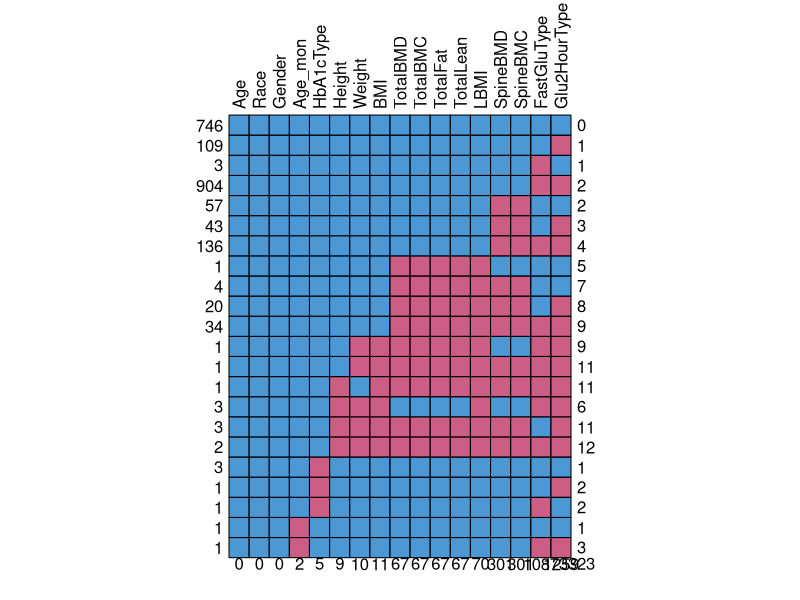
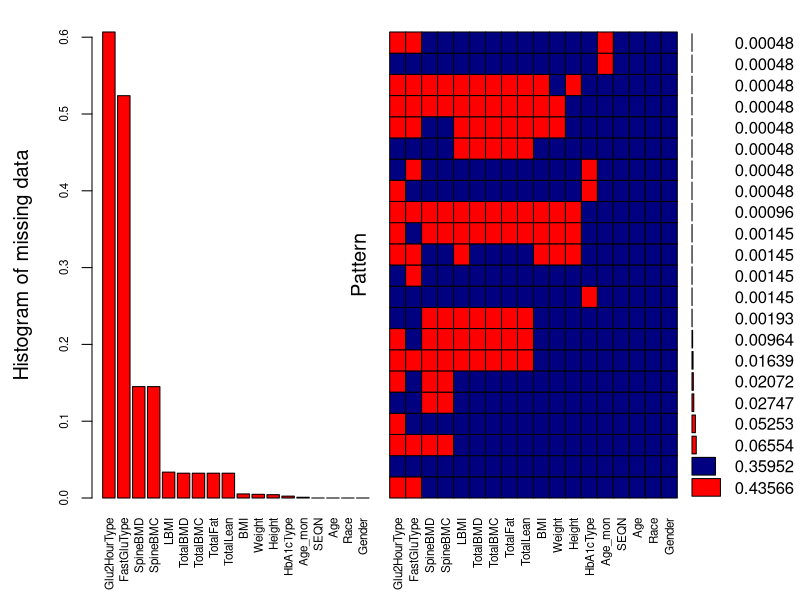
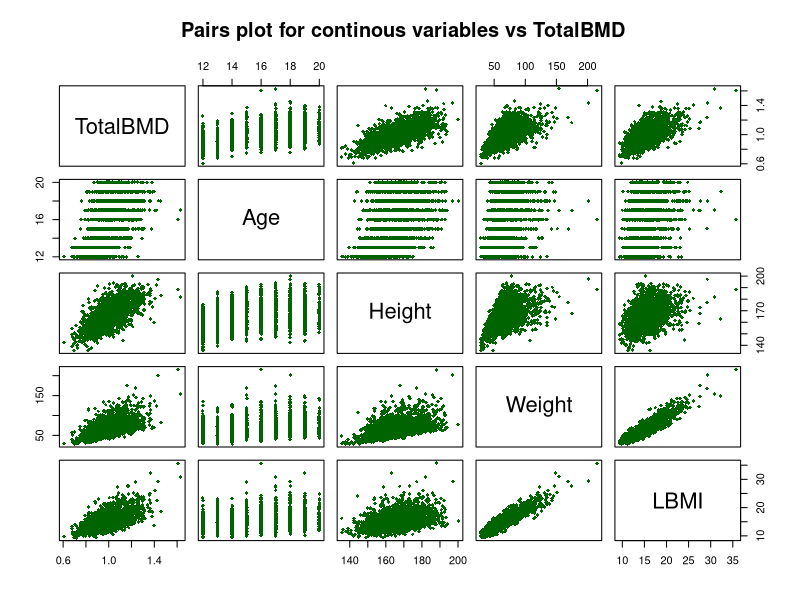
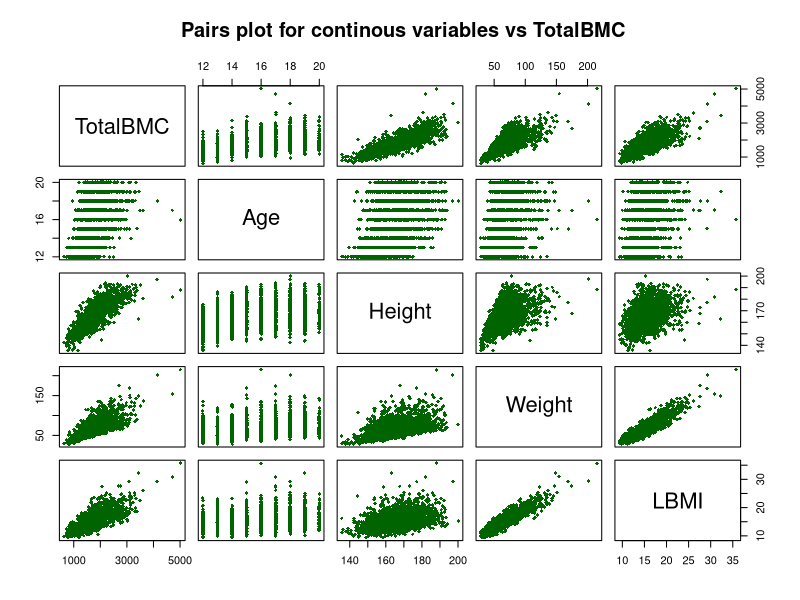
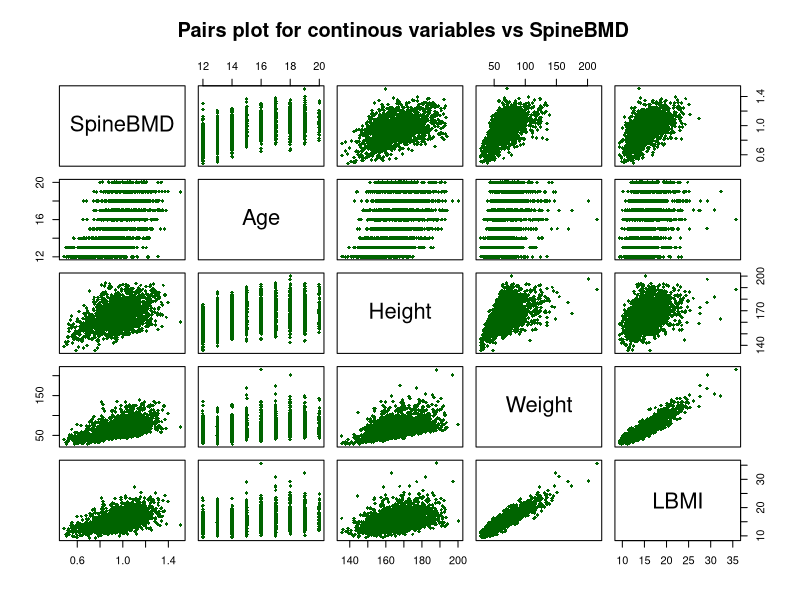
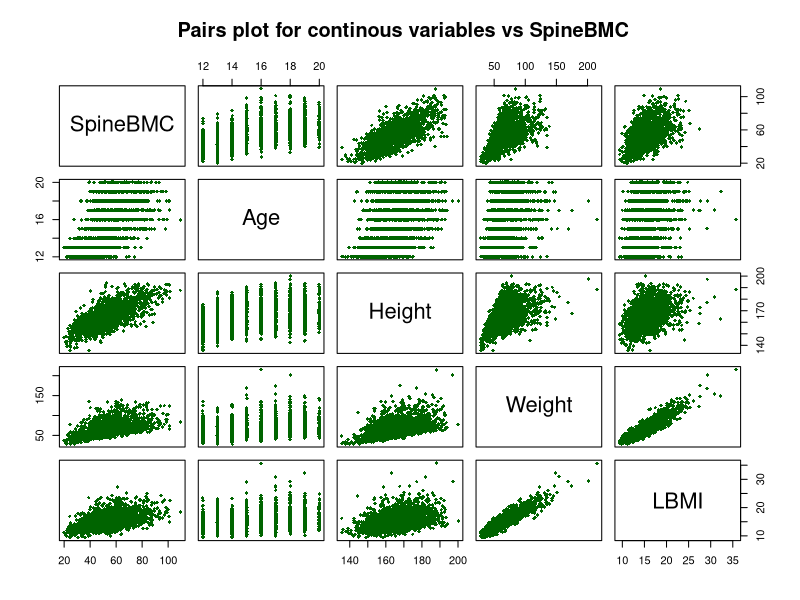
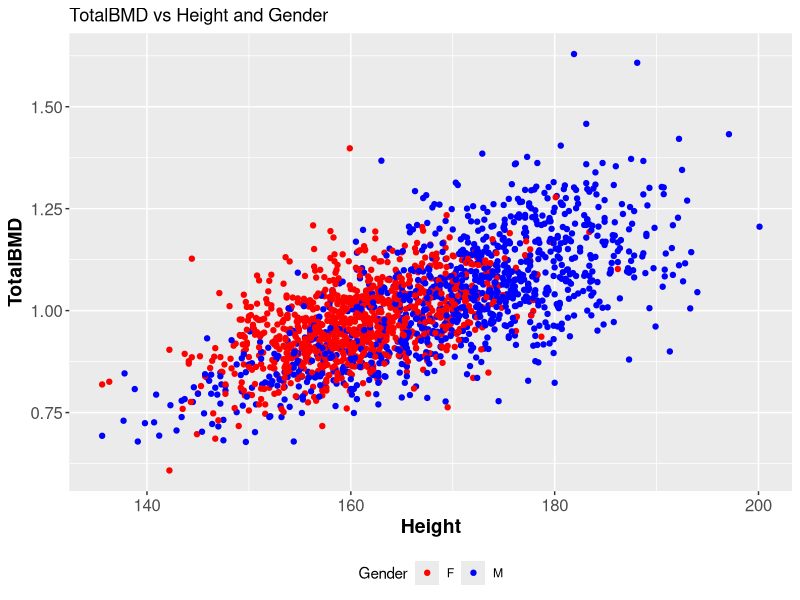
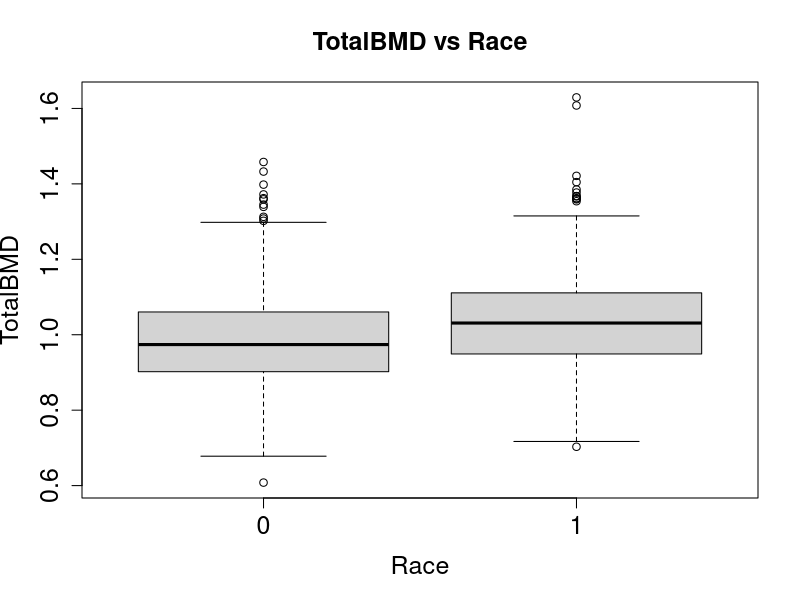

The R script that drew these images, in order: (Note: this script raises an error after producing the figures.)
library(tidyverse)
library(readxl)
library(car)
library(mice)
library(VIM)

df0<-read_excel("BoneDensity.xls", col_names = TRUE, na=c("","NA"))

# slicing age
df<-df0[df0$Age>=12 & df0$Age<=20, ]

#data summary for interested variables
# Continuous:
summary(df[, c(2,6, 7, 15, 9, 10, 13,14)])
sd(df$Age,na.rm=TRUE)
sd(df$Height,na.rm=TRUE)
sd(df$Weight,na.rm=TRUE)
sd(df$LBMI,na.rm=TRUE)
sd(df$TotalBMD,na.rm=TRUE)
sd(df$TotalBMC,na.rm=TRUE)
sd(df$SpineBMD,na.rm=TRUE)
sd(df$SpineBMC,na.rm=TRUE)

#Categorical
table(df$Race)
table(df$Gender)
table(df$FastGluType)
table(df$Glu2HourType)
table(df$HbA1cType)

# missing data and data cleaning
pMiss <- function(x){sum(is.na(x))/length(x)*100}
apply(df,2,pMiss)  # missing %
md.pattern(df[,-1],rotate.names=TRUE) 
aggr(df, col=c('navyblue','red'), numbers=TRUE, sortVars=TRUE, 
     labels=names(df), cex.axis=0.7, gap=0.5, ylab=c("Histogram of missing data","Pattern"))

# Add pre_diabetes
dim (df[is.na(df$FastGluType)&is.na(df$Glu2HourType)&is.na(df$HbA1cType), ])[1] 
# no rows missing all three tests

df$FastGluType[is.na(df$FastGluType)]<-"miss"
df$Glu2HourType[is.na(df$Glu2HourType)]<-"miss"
df$HbA1cType[is.na(df$HbA1cType)]<-"miss"

test<-df$FastGluType=="Pre-diabetes"|df$Glu2HourType=="Pre-diabetes"|df$HbA1cType=="Pre-diabetes"
Prediabetes<-replace(test, test==TRUE,"Pre-diabetes")
Prediabetes2<-replace(Prediabetes, Prediabetes==FALSE,"Healthy")
df2<-mutate(df, Pre_diabetes=Prediabetes2)
# Count created Pre_diabetes
table(df2[,19])

# Exclude ID and response variables
df2_t<-df2[, - c(1, 9, 10,13,14)]
# impute data using MICE pmm
tempData <- mice(df2_t,m=5,maxit=50,meth='pmm',seed=500)
summary(tempData) 
completedData <- complete(tempData,1)
# get complete data
df3<-as_tibble(cbind(completedData,df2[, c(1, 9, 10,13,14)]))

#Data visualization
TotalBMD<-df3$TotalBMD
TotalBMC<-df3$TotalBMC
SpineBMD<-df3$SpineBMD
SpineBMC<-df3$SpineBMC

Age<-df3$Age;
Height<-df3$Height
Weight<-df3$Weight
LBMI<-df3$LBMI
Race<-df3$Race
Gender<-df3$Gender
Pre_diabetes<-df3$Pre_diabetes

# Matrix plots
x<-cbind(TotalBMD,Age,Height,Weight,LBMI) 
pairs(x,cex = 0.8, col = "darkgreen",pch = 18, 
      main = " Pairs plot for continous variables vs TotalBMD")
x2<-cbind(TotalBMC,Age,Height,Weight,LBMI) 
pairs(x2,cex = 0.8, col = "darkgreen",pch = 18, 
      main = " Pairs plot for continous variables vs TotalBMC")
x3<-cbind(SpineBMD,Age,Height,Weight,LBMI) 
pairs(x3,cex = 0.8, col = "darkgreen",pch = 18, 
      main = " Pairs plot for continous variables vs SpineBMD")
x4<-cbind(SpineBMC,Age,Height,Weight,LBMI) 
pairs(x4,cex = 0.8, col = "darkgreen",pch = 18, 
      main = " Pairs plot for continous variables vs SpineBMC")

# Plot with TotalBMD, Height and Gender
df3$Gender<-factor(df3$Gender)   
sp<-ggplot(data=df3) +
  geom_point(aes(x=Height, y=TotalBMD, group=1,color=Gender))+
  ylab("TotalBMD")+xlab("Height")+ggtitle("TotalBMD vs Height and Gender")
sp+scale_color_manual(values=c("red", "blue"))+
  theme(axis.text=element_text(size=12),
        axis.title=element_text(size=14,face="bold"), 
        legend.position="bottom") 
# Boxplots for TotalBMD
plot(TotalBMD~factor(Race),ylab="TotalBMD",xlab="Race",
     cex.axis=1.5,cex.lab=1.5,cex.main=1.5,main="TotalBMD vs Race")
plot(TotalBMD~factor(Gender),ylab="TotalBMD",xlab="Gender",
     cex.axis=1.5,cex.lab=1.5,cex.main=1.5,main="TotalBMD vs Gender")
plot(TotalBMD~factor(Pre_diabetes),ylab="TotalBMD",xlab="Pre_diabetes",
     cex.axis=1.5,cex.lab=1.5,cex.main=1.5,main="TotalBMD vs Pre_diabetes")

# Build model for TotalBMD
# initial model with demographic variables
g_0<-lm (df3$TotalBMD~ df3$Age + factor(df3$Race)+ df3$Gender)
summary(g_0)
anova(g_0)
vif(g_0)
g_1<-lm (df3$TotalBMD~ df3$Age + factor(df3$Race)+ df3$Gender +df3$Height)
summary(g_1)
anova(g_1)
vif(g_1)
g_2<-lm (df3$TotalBMD~ df3$Age + factor(df3$Race)+ df3$Gender +df3$Height+df3$LBMI)
summary(g_2)
anova(g_2)
vif(g_2)
g_3<-lm ((df3$TotalBMD)~ df3$Age + factor(df3$Race) + df3$Gender +
           df3$Height+ df3$LBMI+ df3$Pre_diabetes)

summary(g_3)  # Final model
anova(g_3)
vif(g_3) 
confint(g2)
plot(g_3, 1:2)

g_4<-lm (df3$TotalBMD~ df3$Age + factor(df3$Race)+ df3$Gender +df3$Height+
  df3$LBMI+ df3$Pre_diabetes+df3$Weight) # LBMI and Weight highly correlated
summary(g_4)
anova(g_4)
vif(g_4) 

g_5<-lm (df3$TotalBMD~ df3$Age + factor(df3$Race)+ df3$Gender +df3$Height+
           df3$Weight+ df3$Pre_diabetes)
summary(g_5)
anova(g_5)
vif(g_5) 

############################################################################
# For second model, TotalBMC
g11<-lm (df3$TotalBMC~ df3$Age + factor(df3$Race)+ df3$Gender) 

summary(g11)
vif(g11) 
anova(g11)

g12<-lm (df3$TotalBMC~ df3$Age + factor(df3$Race)+ df3$Gender + df3$Height)

summary(g12)
vif(g12) 
anova(g12)

g13<-lm (df3$TotalBMC~ df3$Age + factor(df3$Race)+ df3$Gender + df3$Height+
           df3$LBMI) 

summary(g13)
vif(g13) 
anova(g13)

g14<-lm (df3$TotalBMC~ df3$Age + factor(df3$Race)+ df3$Gender + df3$Height + 
           df3$LBMI + df3$Pre_diabetes )  # Final model
summary(g14)
vif(g14) 
anova(g14)
plot(g14, 1:2)


g15<-lm (df3$TotalBMC~ df3$Age + factor(df3$Race)+ df3$Gender + df3$Height+
  df3$LBMI+ df3$Pre_diabetes+df3$Weight)  # LBMI and Weight highly correlated
summary(g15)
vif(g15) 
anova(g15)

g16<-lm (df3$TotalBMC~ df3$Age + factor(df3$Race)+ df3$Gender + df3$Height + 
           df3$Weight + df3$Pre_diabetes)  
summary(g16)
vif(g16) 
anova(g16)

############################################################################
#For third model SpineBMD

g21<-lm (df3$SpineBMD~ df3$Age + factor(df3$Race)+ df3$Gender) 
summary(g21)
vif(g21) 
anova(g21)

g22<-lm (df3$SpineBMD~ df3$Age + factor(df3$Race)+ df3$Gender + df3$Height)
summary(g22)
vif(g22) 
anova(g22)

g23<-lm (df3$SpineBMD~ df3$Age + factor(df3$Race)+ df3$Gender + df3$Height+
           df3$LBMI) 
summary(g23)
vif(g23) 
anova(g23)

g24<-lm (df3$SpineBMD~ df3$Age + factor(df3$Race)+ df3$Gender + df3$Height+
           df3$LBMI+ df3$Pre_diabetes) # Final model
summary(g24)
vif(g24) 
anova(g24)
plot(g24, 1:2)
confint(g24)

g25<-lm (df3$SpineBMD~ df3$Age + factor(df3$Race)+ df3$Gender + df3$Height +
           df3$LBMI+ df3$Pre_diabetes +df3$Weight )  
summary(g25)
vif(g25)  # LBMI and Weight highly correlated
anova(g25)


g26<-lm (df3$SpineBMD~ df3$Age + factor(df3$Race)+ df3$Gender + df3$Height + 
           df3$Weight + df3$Pre_diabetes)  
summary(g26)
vif(g26) 
anova(g26)

############################################################################
#For fourth model SpineBMC
g31<-lm (df3$SpineBMC~ df3$Age + factor(df3$Race)+ df3$Gender) 
summary(g31)
vif(g31) 
anova(g31)

g32<-lm (df3$SpineBMC~ df3$Age + factor(df3$Race)+ df3$Gender + df3$Height)
summary(g32)
vif(g32) 
anova(g32)

g33<-lm (df3$SpineBMC~ df3$Age + factor(df3$Race)+ df3$Gender + df3$Height+
           df3$LBMI) 
summary(g33)
vif(g33) 
anova(g33)

g34<-lm (df3$SpineBMC~ df3$Age + factor(df3$Race)+ df3$Gender + df3$Height + 
           df3$LBMI + df3$Pre_diabetes)
summary(g34)
vif(g34) 
Anova(g34,type=3)

g35<-lm (df3$SpineBMC~ df3$Age + factor(df3$Race)+ df3$Gender + df3$Height + 
  df3$LBMI +df3$Pre_diabetes + df3$Weight)  # LBMI and Weight highly correlated
summary(g35)    
vif(g35) 
anova(g35)

g36<-lm (df3$SpineBMC~ df3$Age + factor(df3$Race)+ df3$Gender + df3$Height + 
           df3$Weight + df3$Pre_diabetes)  
summary(g36) # Race not significant
vif(g36) 
anova(g36)

# Remove Race
g37<-lm (df3$SpineBMC~ df3$Age + df3$Gender + df3$Height + 
           df3$LBMI + df3$Pre_diabetes) # Final model
summary(g37)
vif(g37) 
anova(g37)
plot(g37, 1:2)
confint(g37)
